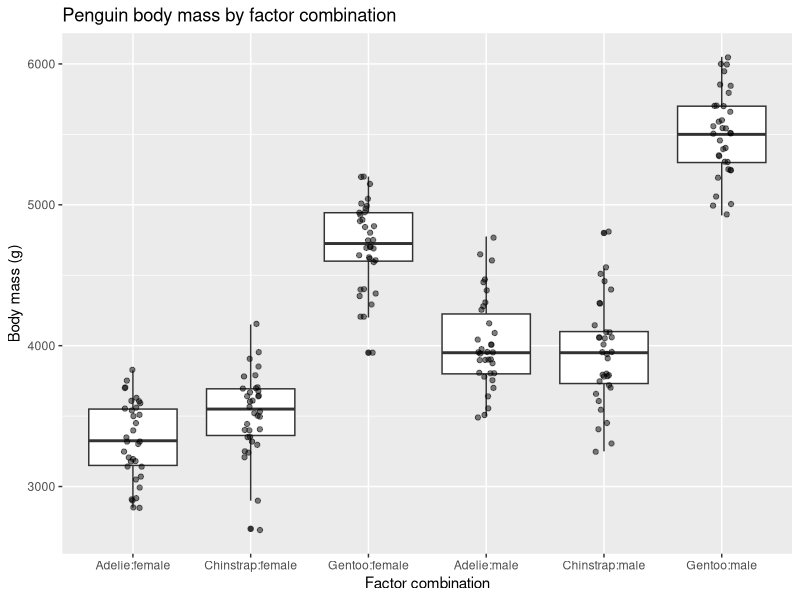
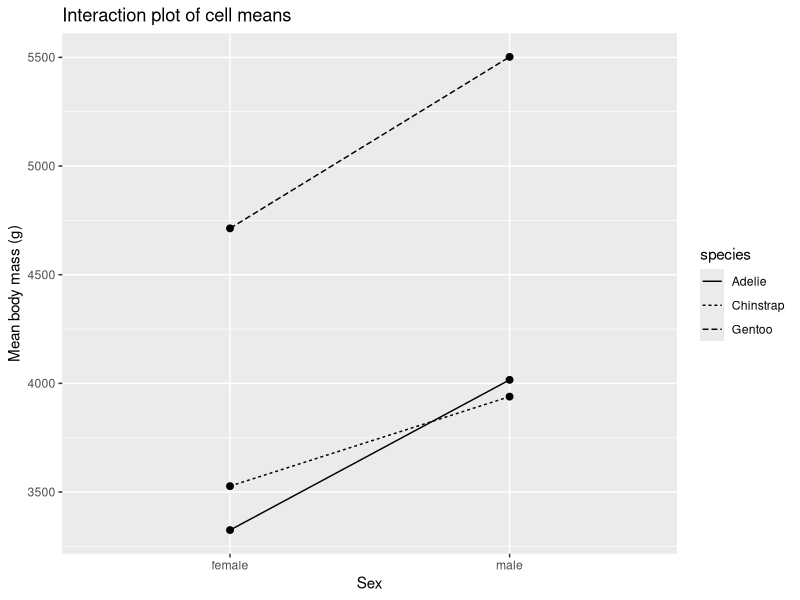
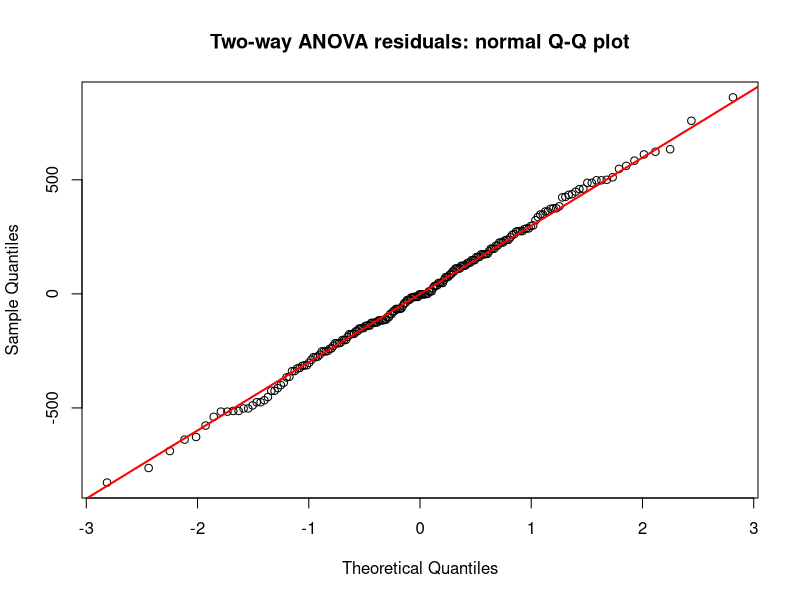
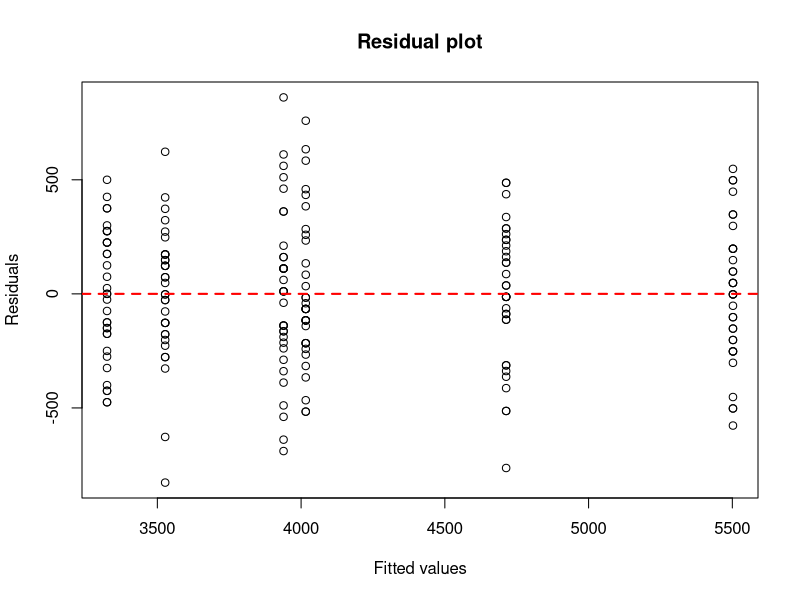

Write the R code that produced these figures, in order.
#Week 8 2026

penguins_df <- read.csv("penguins_balanced_workshop8.csv")
penguins_df$species <- factor(penguins_df$species,
                              levels = c("Adelie", "Chinstrap", "Gentoo"))
penguins_df$sex <- factor(penguins_df$sex,
                          levels = c("female", "male"))
nrow(penguins_df)
nlevels(penguins_df$species)
nlevels(penguins_df$sex)
cell_counts <- table(penguins_df$species, penguins_df$sex)
cell_counts

str(penguins_df)
head(penguins_df)
summary(penguins_df$species)
summary(penguins_df$sex)
nrow(penguins_df)
penguins_df$cell <- interaction(penguins_df$species, penguins_df$sex, sep = ":")
summary(penguins_df$cell)

library(ggplot2)
ggplot(penguins_df, aes(x = cell, y = body_mass_g)) +
  geom_boxplot() +
  geom_jitter(width = 0.08, alpha = 0.5) +
  labs(title = "Penguin body mass by factor combination",
       x = "Factor combination", y = "Body mass (g)")

library(dplyr)
cell_summary <- penguins_df %>%
  group_by(species, sex) %>%
  summarise(
    mean_mass = mean(body_mass_g),
    sd_mass = sd(body_mass_g),
    n = n(),
    .groups = "drop"
  )
ggplot(cell_summary,
       aes(x = sex, y = mean_mass, group = species, linetype = species)) +
  geom_line() +
  geom_point(size = 2) +
  labs(title = "Interaction plot of cell means",
       x = "Sex", y = "Mean body mass (g)")

cell_means <- tapply(penguins_df$body_mass_g, penguins_df$cell, mean)
cell_sds <- tapply(penguins_df$body_mass_g, penguins_df$cell, sd)
cell_ns <- tapply(penguins_df$body_mass_g, penguins_df$cell, length)
cell_means
cell_sds
cell_ns

full_fit <- aov(body_mass_g ~ species * sex, data = penguins_df)
fitted_vals <- fitted(full_fit)
residual_vals <- residuals(full_fit)

qqnorm(residual_vals, main = "Two-way ANOVA residuals: normal Q-Q plot")
qqline(residual_vals, col = "red", lwd = 2)
plot(fitted_vals, residual_vals,
     xlab = "Fitted values", ylab = "Residuals",
     main = "Residual plot")
abline(h = 0, lty = 2, col = "red", lwd = 2)

cell_sds <- tapply(penguins_df$body_mass_g, penguins_df$cell, sd)
sd_ratio <- max(cell_sds) / min(cell_sds)
sd_ratio

bartlett.test(body_mass_g ~ cell, data = penguins_df)

anova_table_full <- summary(full_fit)
anova_table_full

additive_fit <- aov(body_mass_g ~ species + sex, data = penguins_df)
summary(additive_fit)

follow_up <- TukeyHSD(additive_fit)
follow_up
